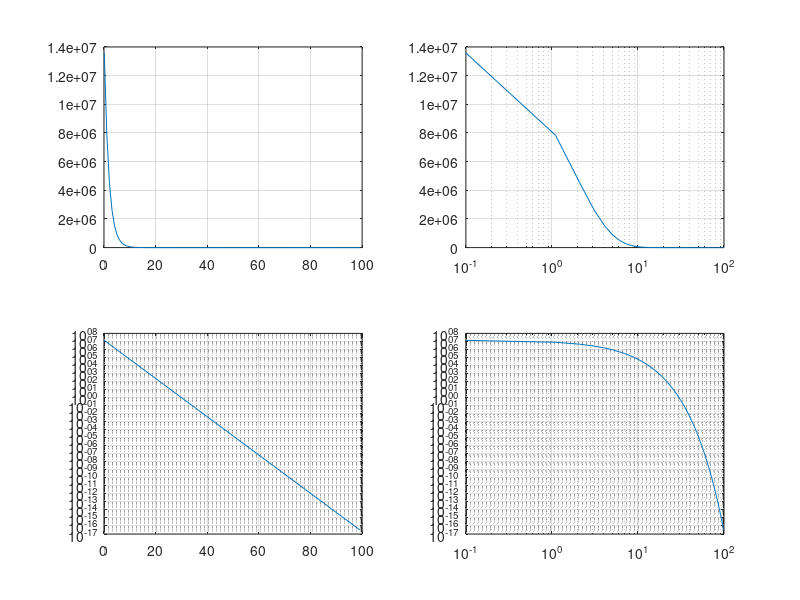
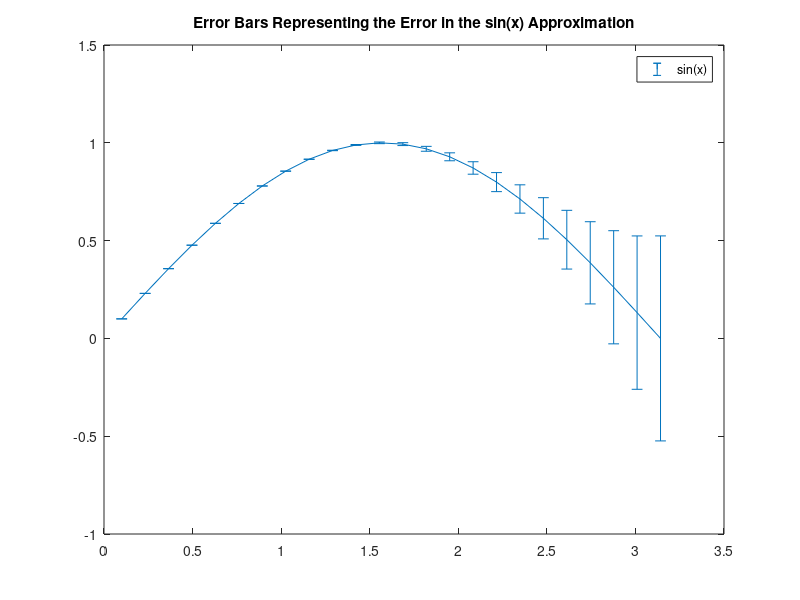
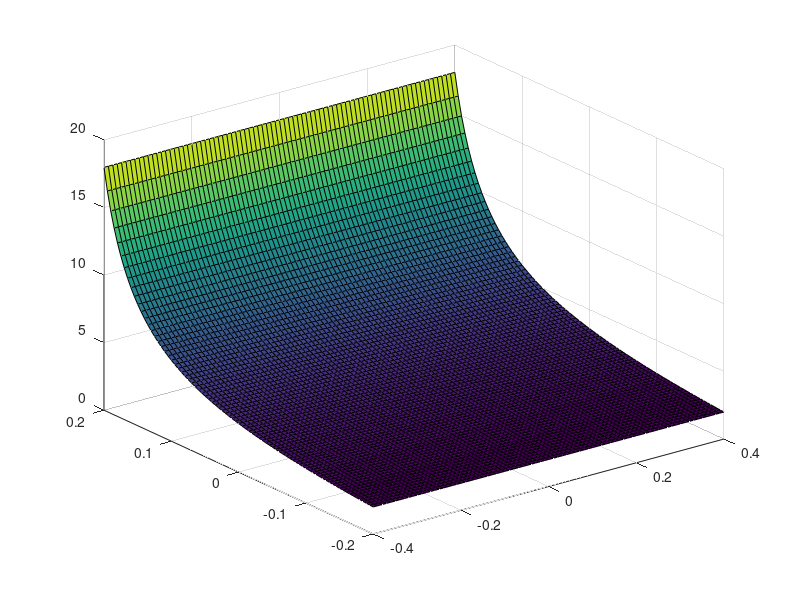
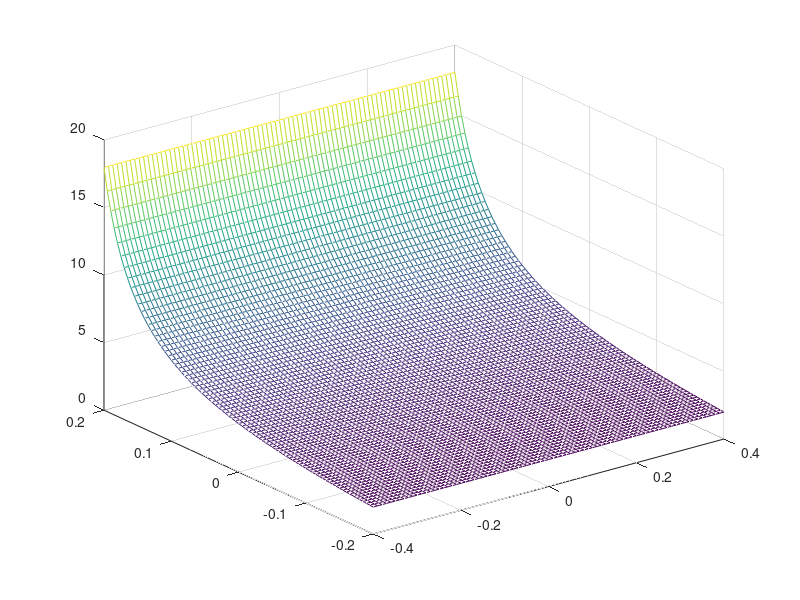

Reproduce these figures in MATLAB, in order.
% FIRST NAME, LAST NAME = SELEN TUBA, OZDEMİR

clear all
close all

%% Question 1
%% Question 1 (a)
figure(1)
x= [0.1:100];
y= 3.^(-0.5.*x+15);

%Linear-linear
subplot(2,2,1)
plot(x,y)
grid on

%Linear-log
subplot(2,2,2)
semilogx(x,y)
grid on

%Loglinear
subplot(2,2,3)
semilogy(x,y)
grid on 

%Log-log
subplot(2,2,4)
loglog(x,y)
grid on 

%% Question 1 (b)
figure(2)
x = linspace(0.1,pi,24);
approximation = x - (x.^3)/6 + (x.^5)/120;
error = approximation-sin(x);
errorbar(x,sin(x),error)
legend('sin(x)')
title('Error Bars Representing the Error in the sin(x) Approximation')

%% Question 2
%% Question 2 (a)
figure(3)
x= -0.4:0.01:0.4;
y= -0.2:0.005:0.2;

for i=1:81
    for j=1:81
        V(i,j)=(1/(4*pi*8.854*10^(-12)))*(2*10^(-10)/(0.5-x(i)))+(4*10^(-10)/(-0.5-y(i)));
    end
end


surf(x,y,V)

%% Question 2 (b)
figure(4)
[x y]=meshgrid(x, y);
mesh(x,y,V)

%% Question 3
%% Question 3 (a)
figure(5)
t=0:10;
x=t; 
y=(0.5*(t.^2))+10;
boundaryy=2.*x+6;
plot(x,y,'--b',t,boundaryy)
grid on
xlabel('Time (hours)')
ylabel('Path of Drone')
title('Map of drone flight')
legend('Path of Drone','Flying Boundary')


%% Question 3 (b)
figure(6)
d=abs((2.*x+6-y)/sqrt(2^2+1^2));
t=0:10;
plot(t,d)
title('The Distance Between Drone an the Flying Boundary')
xlabel('t')
ylabel('d')

%% HW END